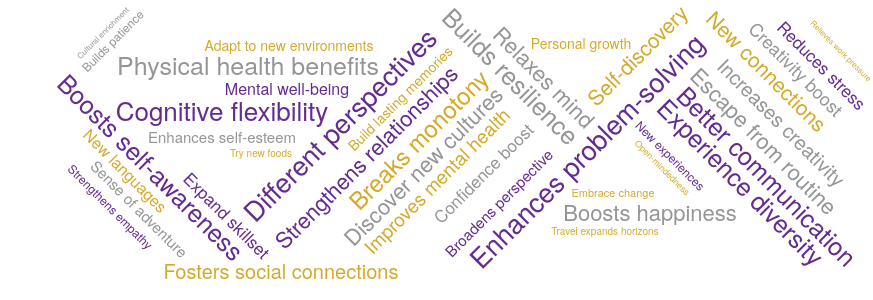

Vega-Lite specification for this chart:
### Vega specification from a JSON file in a GitHub repository (floating-point values rounded to 4 significant figures)
{"$schema": "https://vega.github.io/schema/vega/v5.json", "width": 800, "height": 300, "padding": 0, "data": [{"name": "table", "values": [{"text": "Travel expands horizons"}, {"text": "Broadens perspective"}, {"text": "Cultural enrichment"}, {"text": "Self-discovery"}, {"text": "Mental well-being"}, {"text": "Creativity boost"}, {"text": "Personal growth"}, {"text": "Reduces stress"}, {"text": "Builds resilience"}, {"text": "Breaks monotony"}, {"text": "Strengthens relationships"}, {"text": "Confidence boost"}, {"text": "Fosters social connections"}, {"text": "New experiences"}, {"text": "Escape from routine"}, {"text": "Embrace change"}, {"text": "Cognitive flexibility"}, {"text": "Sense of adventure"}, {"text": "Improves mental health"}, {"text": "Strengthens empathy"}, {"text": "Discover new cultures"}, {"text": "Open-mindedness"}, {"text": "Expand skillset"}, {"text": "Boosts happiness"}, {"text": "New languages"}, {"text": "Boosts self-awareness"}, {"text": "Builds patience"}, {"text": "Adapt to new environments"}, {"text": "Enhances problem-solving"}, {"text": "Increases creativity"}, {"text": "New connections"}, {"text": "Better communication"}, {"text": "Physical health benefits"}, {"text": "Relieves work pressure"}, {"text": "Experience diversity"}, {"text": "Enhances self-esteem"}, {"text": "Try new foods"}, {"text": "Different perspectives"}, {"text": "Relaxes mind"}, {"text": "Build lasting memories"}], "transform": [{"type": "formula", "as": "angle", "expr": "[-45, 0, 45][~~(random() * 3)]"}, {"type": "formula", "as": "weight", "expr": "if(datum.text=='Travel', 600, 300)"}]}], "scales": [{"name": "color", "type": "ordinal", "domain": {"data": "table", "field": "text"}, "range": ["#d5a928", "#652c90", "#939597"]}], "marks": [{"type": "text", "from": {"data": "table"}, "encode": {"enter": {"text": {"field": "text"}, "align": {"value": "center"}, "baseline": {"value": "alphabetic"}, "fill": {"scale": "color", "field": "text"}}, "update": {"fillOpacity": {"value": 1}}, "hover": {"fillOpacity": {"value": 0.5}}}, "transform": [{"type": "wordcloud", "size": [888, 300], "text": {"field": "text"}, "rotate": {"field": "datum.angle"}, "font": "Helvetica Neue, Arial", "fontSize": {"expr": "8 + (random() * 20)"}, "padding": 1}]}]}
